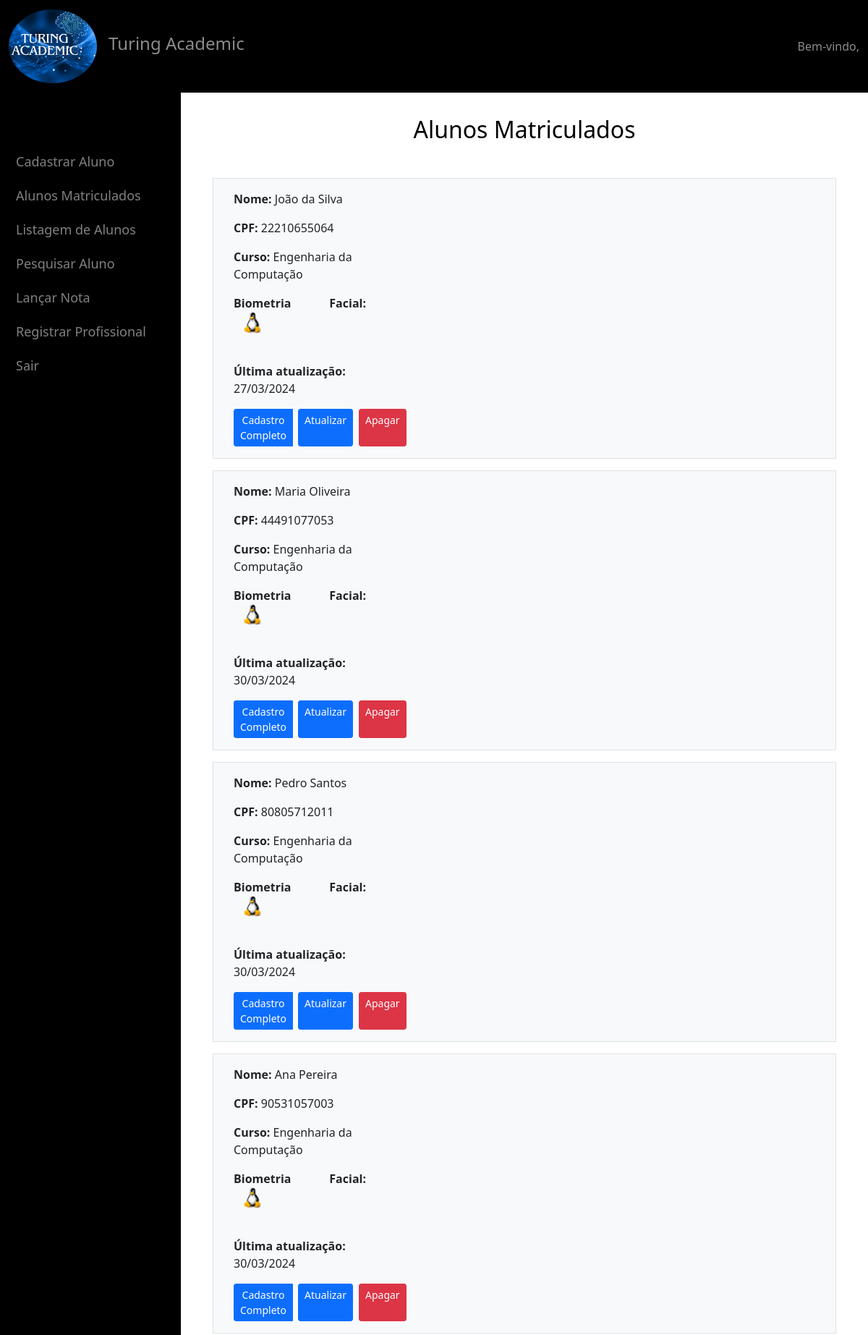
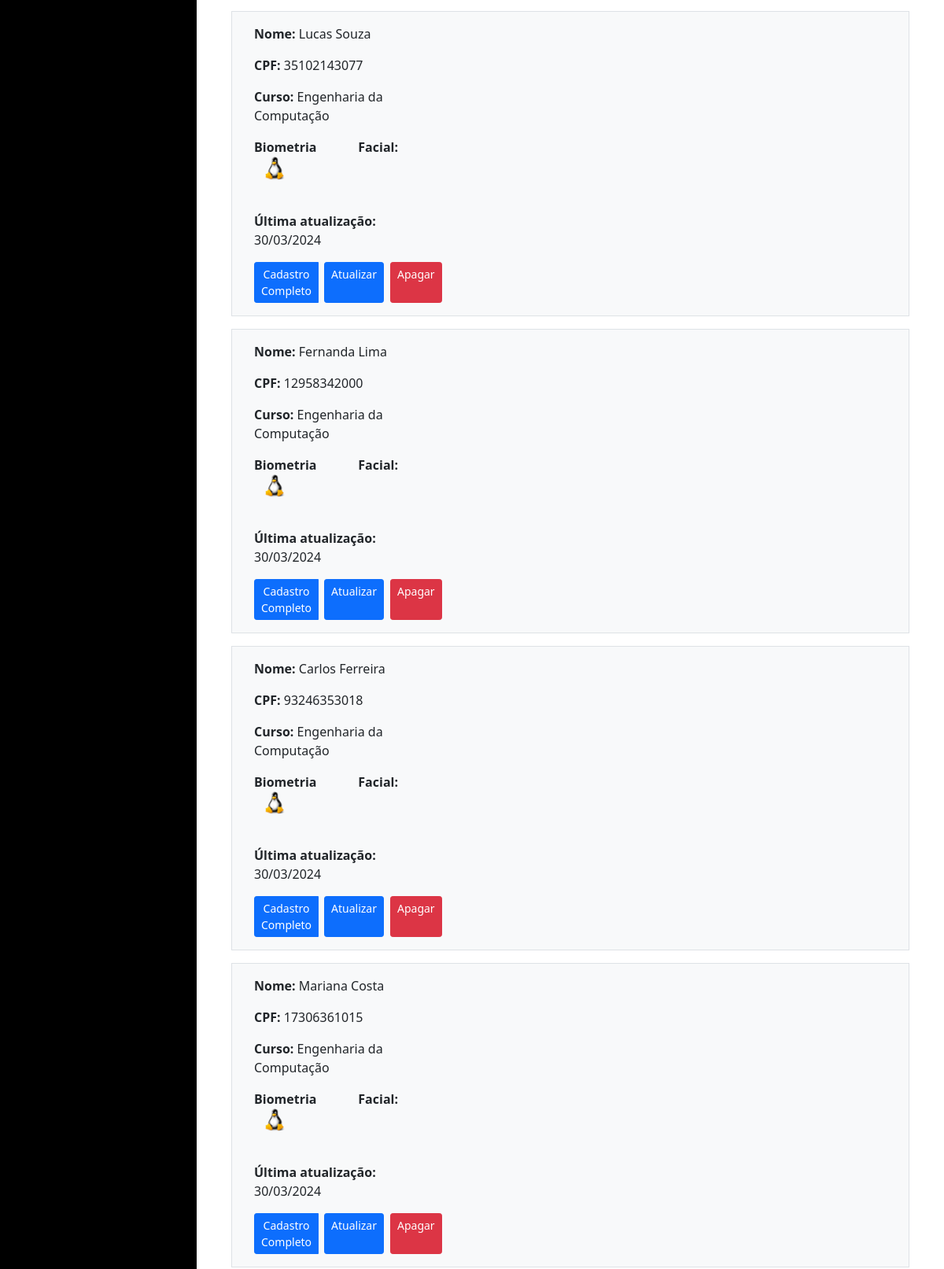
The page / (upper part) on the database its author committed (2 pictures, top to bottom).
### meuapp/models.py (models this page shows)
class Aluno(models.Model):
    id = models.AutoField(primary_key=True)
    cpf = models.IntegerField()
    nome = models.TextField()
    data_nasc = models.DateField()
    sexo = models.TextField()
    nome_mae = models.TextField()
    naturalidade = models.TextField()
    data = models.DateField()
    image = models.ImageField(upload_to="imagens/")
    cep = models.CharField(max_length=8, blank=True, null=True)
    rua = models.TextField()
    bairro = models.TextField()
    numero = models.IntegerField(null=True, blank=True)
    complemento = models.TextField()
    cidade = models.TextField()
    uf = models.TextField()
    matricula = models.TextField()
    periodo = models.TextField()
    curso = models.TextField()

### meuapp/views.py (the view)
# urls.py: path('', views.home, name='home'),
def home(request):
    context = {
        'posts': Aluno.objects.all()
    }
    return render(request, 'home.html', context)

### meuapp/templates/home.html (shortened to what this page needs)
{% extends "base.html" %}
{% load tz %}
{% load static %}
{% block conteudo %}
<br>
<br>
<br>
<br>
<br>
<br>
<h2 class="text-center" style="color: black; text-align: right;">Alunos Matriculados</h2>
<br>
<main class="container">
    {% for post in posts %}
    <div class="row bg-light m-3 border p-3">
        <div class="col-md-3">
            <p><strong>Nome:</strong> {{ post.nome }}</p>
            <p><strong>CPF:</strong> {{ post.cpf }}</p>
            <p><strong>Curso:</strong> {{ post.curso }}</p>
            <div class="row mt-0" style="text-align: justify;">
                <div class="conteudo">
                    <p><strong> Biometria Facial:</strong><img src="{{ post.image.url }}" width="52px" style="border-radius: 60%;">
                </div>
            </div><br>
            <p><strong>Última atualização:</strong> {{ post.data|date:"d/m/Y" }}</p>
        </div>
        <div class="col-md-4">
        </div>
        <div class="col-md-4">
        </div>
        <div class="col-md-2">
            <div class="row mt-0">
                <div class="col">
                    <div class="btn-group">
                        <button class="btn btn-primary btn-sm toggle-address me-2" data-bs-toggle="collapse"
                            data-bs-target="#address{{ forloop.counter }}">
                            Cadastro Completo
                        </button>
                        <div class="btn-group">
                            <div class="d-grid gap-2 d-md-flex justify-content-md-end">
                                <a class="btn btn-primary btn-sm text-white" href="/formulario_update/{{ post.id }}">Atualizar</a>
                                <a class="btn btn-danger btn-sm" href="{% url 'excluir_publicate' post.id %}">Apagar</a>
                            </div>
                        </div>
                    </div>
                </div>
            </div>
        </div>
    </div>
    {% endfor %}
</main>
{% endblock %}

### rows shown on the page
Aluno: nome "João da Silva", cpf "22210655064", curso "Engenharia da Computação", image (picture), data "27/03/2024"
Aluno: nome "Maria Oliveira", cpf "44491077053", curso "Engenharia da Computação", image (picture), data "30/03/2024"
Aluno: nome "Pedro Santos", cpf "80805712011", curso "Engenharia da Computação", image (picture), data "30/03/2024"
Aluno: nome "Ana Pereira", cpf "90531057003", curso "Engenharia da Computação", image (picture), data "30/03/2024"
Aluno: nome "Lucas Souza", cpf "35102143077", curso "Engenharia da Computação", image (picture), data "30/03/2024"
Aluno: nome "Fernanda Lima", cpf "12958342000", curso "Engenharia da Computação", image (picture), data "30/03/2024"
Aluno: nome "Carlos Ferreira", cpf "93246353018", curso "Engenharia da Computação", image (picture), data "30/03/2024"
Aluno: nome "Mariana Costa", cpf "17306361015", curso "Engenharia da Computação", image (picture), data "30/03/2024"
